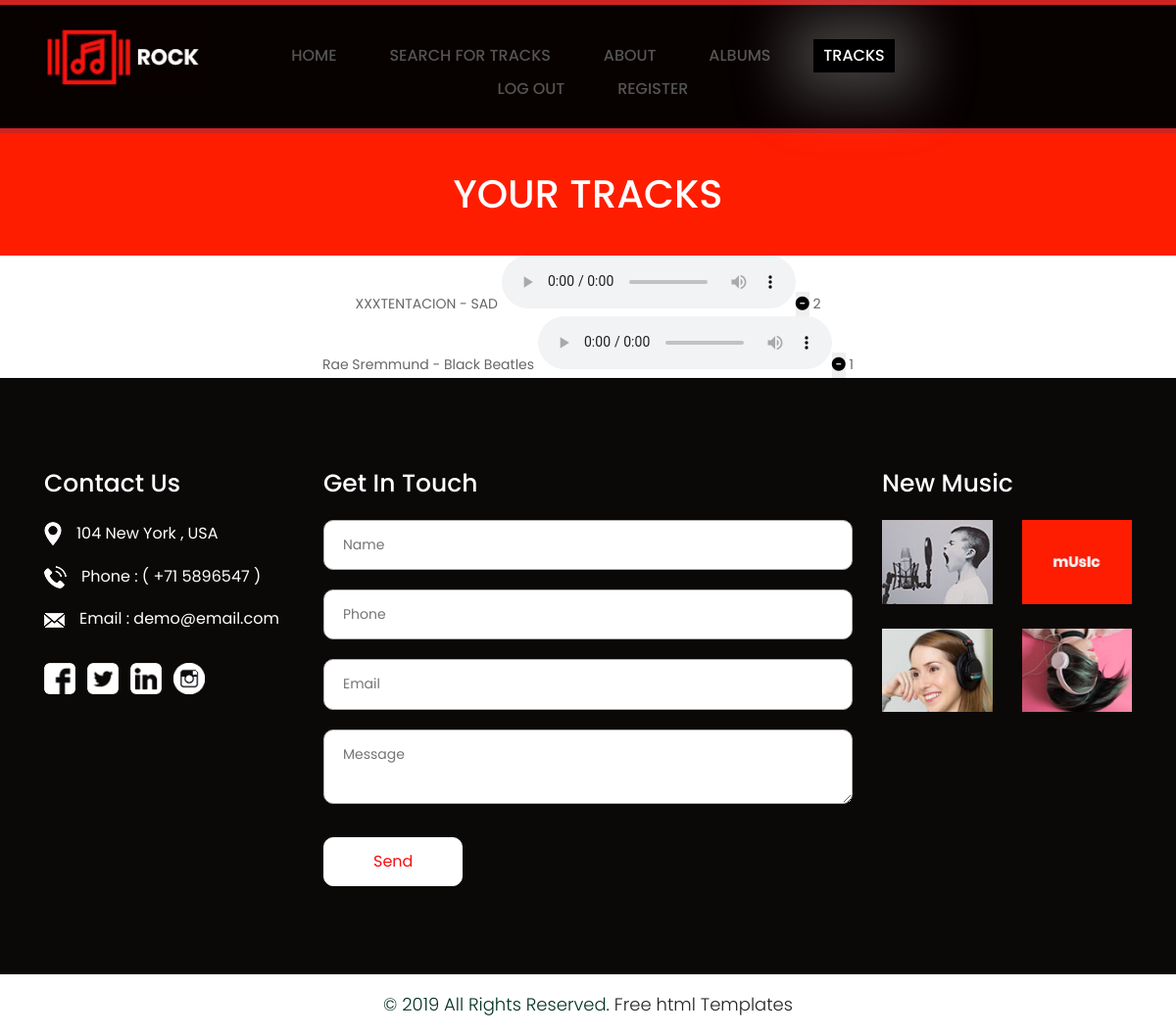
/tracks/ (signed in), run on an earlier commit of the app's database.
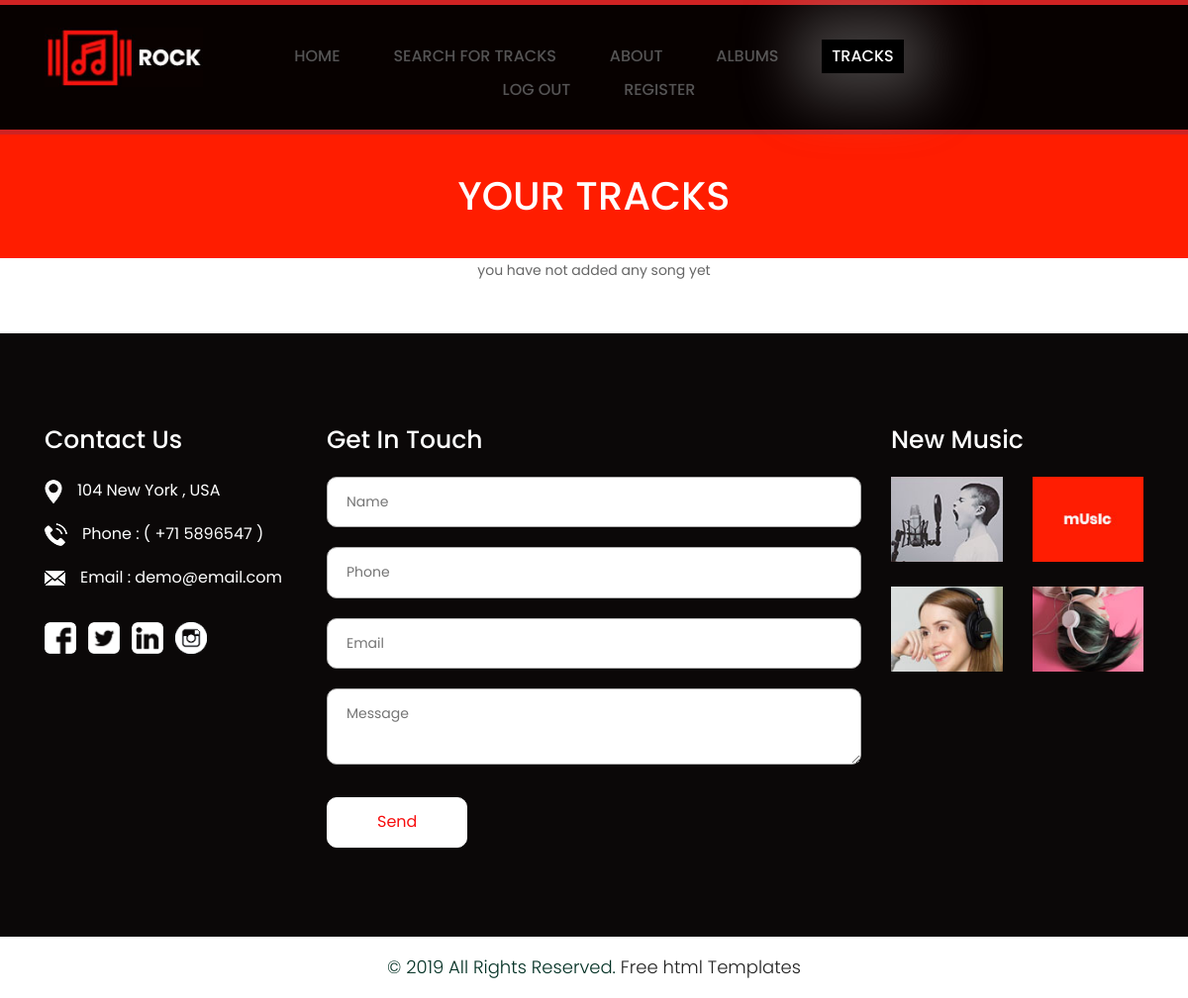
And on a later commit of the database.
### core/models.py (models this page shows, shortened)
class Song(models.Model):
	file = models.FileField(upload_to = 'media/tracks')
	song_title = models.CharField(max_length = 250)
	song_artist = models.CharField(max_length = 250)
	is_favorite = models.BooleanField(default = False)
	likes = models.IntegerField(default = 0)
	viewers = models.ManyToManyField(User)
	views = models.IntegerField(default = 0)
	image = models.ImageField(upload_to = 'media', default = 'media/default.png', null = True, blank = True)
	slug = models.SlugField()
	comments = models.ManyToManyField('Comment')

### core/views.py (the view)
# urls.py: path('tracks/', tracks, name = 'tracks'),
@login_required
def tracks(request):
	track_fav = Tracks_fav.objects.get(user = request.user)
	print(track_fav)
	context = {
		'tracks' : track_fav,
	}
	return render(request, 'tracks.html', context)

### core/models.py (called while the page is built)
	def __str__(self):
		return 'Favourite'

### templates/tracks.html (shortened to what the changed rows need)
<!DOCTYPE html>
<html lang="en">
<head>
    <link rel="stylesheet" href="../static/css/bootstrap.min.css">
    <link rel="stylesheet" href="../static/css/style.css">
    <link rel="stylesheet" href="../static/css/responsive.css">
    <link rel="stylesheet" href="../static/css/jquery.mCustomScrollbar.min.css">
    <link rel="stylesheet" href="https://netdna.bootstrapcdn.com/font-awesome/4.0.3/css/font-awesome.css">
    <link rel="stylesheet" href="https://cdnjs.cloudflare.com/ajax/libs/fancybox/2.1.5/jquery.fancybox.min.css" media="screen">
</head>
<body class="main-layout">
    <div class="blogbg">
        <div class="container">
            <div class="row">
                <div class="col-md-12">
                    <div class="blogtitlepage">
                        <h2>Your tracks</h2>
                    </div>
                </div>
            </div>
        </div>
    </div>
    <div align="center">
        {% for track in tracks.songs.all %}
            <form method="GET" action="{% url 'delete_from_fav' %}" id="content">
                <div align="center">
                    {{ track.song_artist }} - {{ track.song_title }}
                    <audio controls>
                      <source src="{{ track.file.url }}" type="audio/mpeg">
                    </audio><button type="submit" id="submit"><i class="fa-solid fa-circle-minus"></i></button>
                    {{ track.likes }}
                </div>
            </form>
            {% empty %}
            <div align="center">you have not added any song yet</div><br><br>
        {% endfor %}
    </div>
</body>
</html>

What changed in the data, as far as the page shows it:
no longer on this page (row edited): Song: song_artist "XXXTENTACION", song_title "SAD", likes "2"
no longer on this page (row edited): Song: song_artist "Rae Sremmund", song_title "Black Beatles", likes "1"
Also different on the page:
text now shown: "you have not added any song yet"
